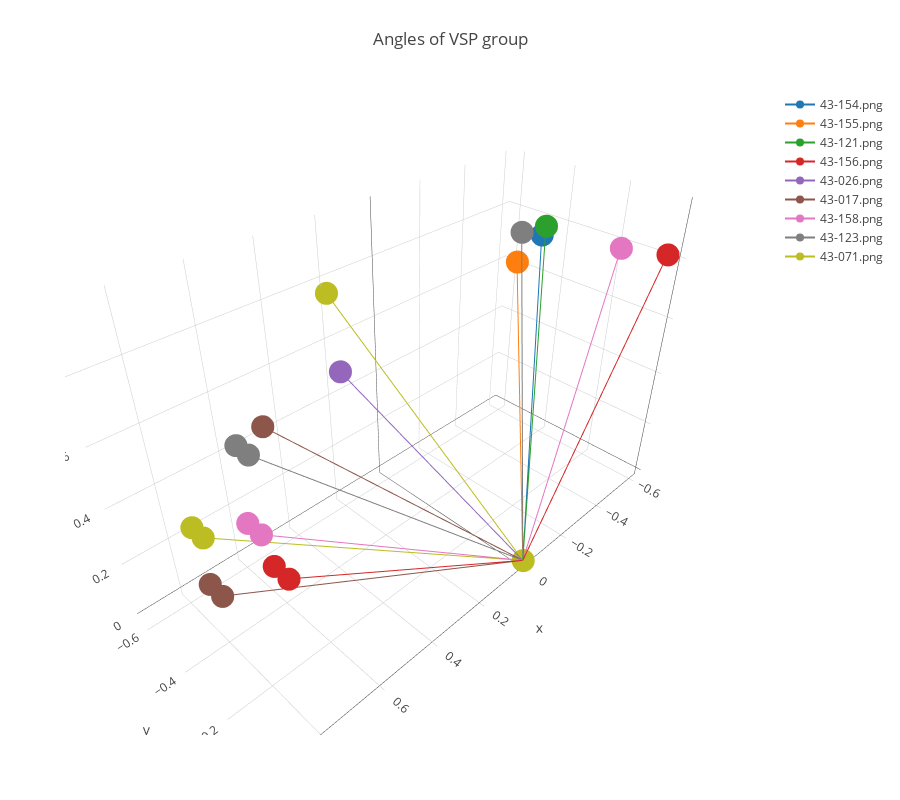

The cell this chart's notebook holds for it:
### Code cell
groups = read_VSP_label()
list_img = read_img_list()

traces = []

group = groups[169]

for i in group: 
    viewing_index = viewing_condition_index(list_img[i])
    
    illum_x = df_viewing['illum_x'][viewing_index]
    illum_y = df_viewing['illum_y'][viewing_index]
    illum_z = df_viewing['illum_z'][viewing_index]

    view_x = df_viewing['view_x'][viewing_index]
    view_y = df_viewing['view_y'][viewing_index]
    view_z = df_viewing['view_z'][viewing_index]
    
    line_x = [illum_x, illum_x, 0, view_x]
    line_y = [illum_y - 0.05, illum_y, 0, view_y]
    line_z = [illum_z,illum_z, 0, view_z]
    
    # plotting line
    line_scatter = go.Scatter3d(
        x=line_x,
        y=line_y,
        z=line_z,
        name=os.path.basename(list_img[i])
    )
    
    traces.append(line_scatter)

layout = go.Layout(
    title='Angles of VSP group',
    autosize=True,
    width=900,
    height=800,
    margin=dict(
        l=65,
        r=50,
        b=65,
        t=90
    )
)
fig = go.Figure(data=traces, layout=layout)
iplot(fig, filename='vspgroup')

# display the images as well
display(HTML(''.join(make_image_html(list_img[i]) for i in group) + '<br>' + \
            '\t'.join(os.path.basename(list_img[i]) for i in group)))

### Figure 1 — Plotly figure (JSON) as saved in the notebook; plotly's stock layout.template omitted (floating-point values rounded to 4 significant figures)
{"data": [{"name": "43-154.png", "type": "scatter3d", "x": [0.8944, 0.8944, 0, -0.4472], "y": [-0.2326, -0.1826, 0, -0.3651], "z": [0.4082, 0.4082, 0, 0.8165]}, {"name": "43-155.png", "type": "scatter3d", "x": [0.8321, 0.8321, 0, -0.5547], "y": [-0.4048, -0.3548, 0, -0.5322], "z": [0.4264, 0.4264, 0, 0.6396]}, {"name": "43-121.png", "type": "scatter3d", "x": [0.8069, 0.8069, 0, -0.2369], "y": [-0.1748, -0.1248, 0, -0.2053], "z": [0.5773, 0.5773, 0, 0.9496]}, {"name": "43-156.png", "type": "scatter3d", "x": [0.8315, 0.8315, 0, -0.5556], "y": [-0.05, 0, 0, -1.925e-07], "z": [0.5556, 0.5556, 0, 0.8315]}, {"name": "43-026.png", "type": "scatter3d", "x": [0.8069, 0.8069, 0, 0.5194], "y": [-0.1748, -0.1248, 0, -0.1806], "z": [0.5773, 0.5773, 0, 0.8352]}, {"name": "43-017.png", "type": "scatter3d", "x": [0.8944, 0.8944, 0, 0.6552], "y": [-0.2326, -0.1826, 0, -0.3084], "z": [0.4082, 0.4082, 0, 0.6896]}, {"name": "43-158.png", "type": "scatter3d", "x": [0.8069, 0.8069, 0, -0.5907], "y": [-0.1748, -0.1248, 0, -0.1705], "z": [0.5773, 0.5773, 0, 0.7887]}, {"name": "43-123.png", "type": "scatter3d", "x": [0.7071, 0.7071, 0, -0.3827], "y": [-0.3515, -0.3015, 0, -0.3939], "z": [0.6396, 0.6396, 0, 0.8357]}, {"name": "43-071.png", "type": "scatter3d", "x": [0.8321, 0.8321, 0, 0.1961], "y": [-0.4048, -0.3548, 0, -0.6272], "z": [0.4264, 0.4264, 0, 0.7538]}], "layout": {"autosize": true, "height": 800, "margin": {"b": 65, "l": 65, "r": 50, "t": 90}, "title": "Angles of VSP group", "width": 900}}
